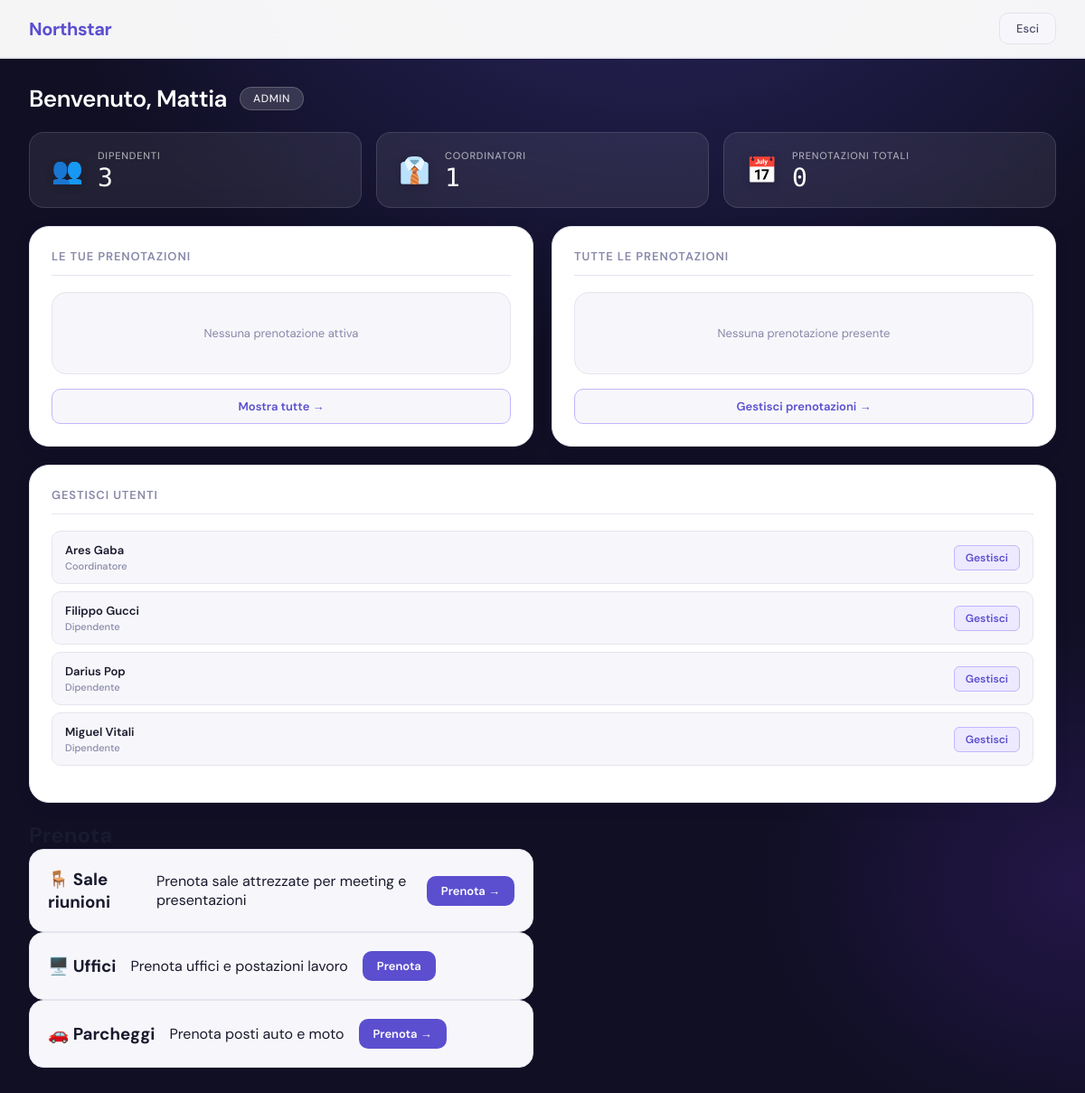
/public/admin/dashboard/index.php (signed in), run on an earlier commit of the app's database.
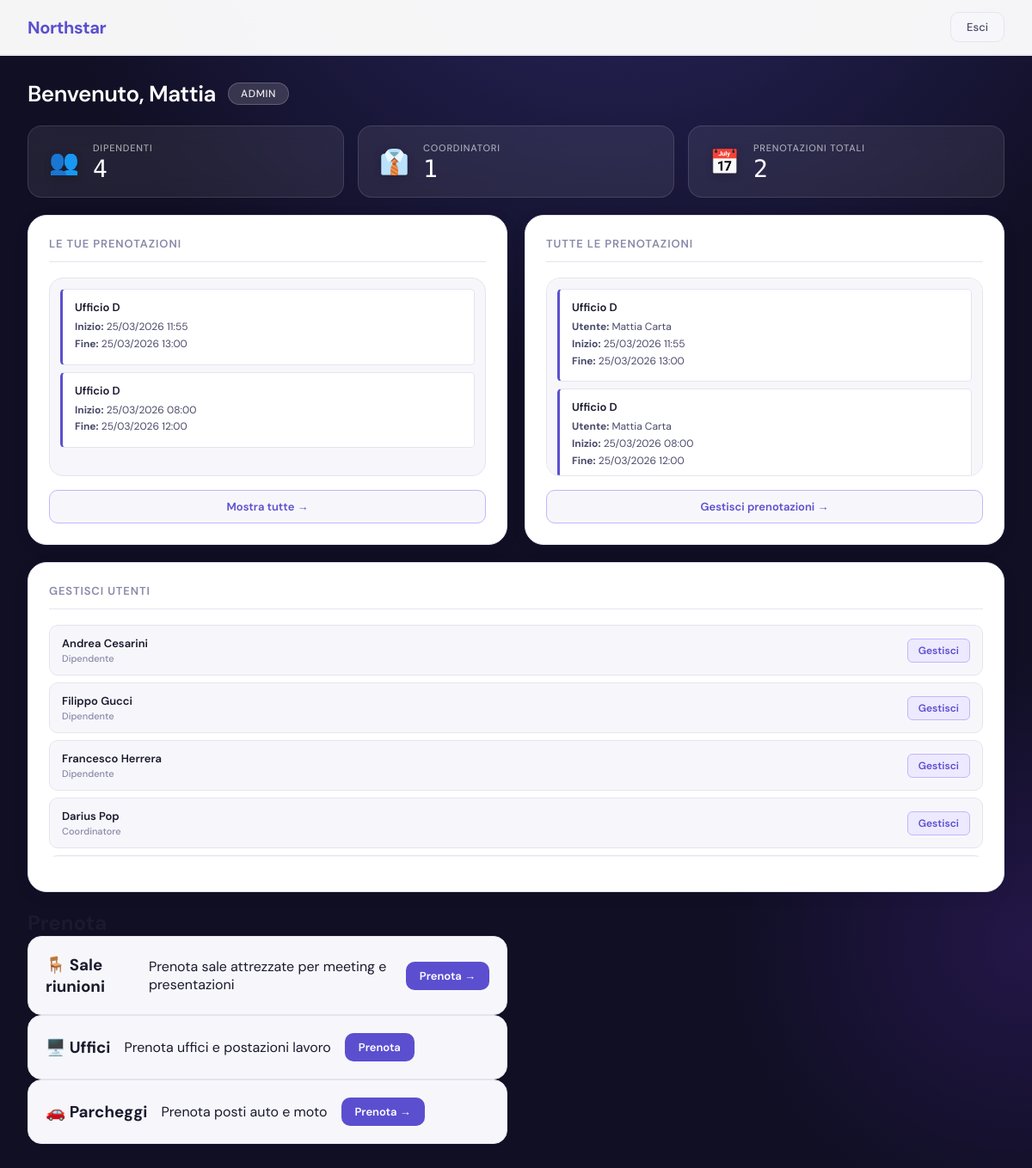
And on a later commit of the database.
### tables this page shows
CREATE TABLE `utenti` (
  `id_utente` int(11) NOT NULL,
  `nome` varchar(50) NOT NULL,
  `cognome` varchar(50) NOT NULL,
  `username` varchar(100) NOT NULL,
  `password` varchar(255) NOT NULL,
  `id_ruolo` int(11) NOT NULL,
  `id_coordinatore` int(11) DEFAULT NULL
);

CREATE TABLE `ruoli` (
  `id_ruolo` int(11) NOT NULL,
  `nome_ruolo` varchar(20) NOT NULL
);

CREATE TABLE `prenotazioni` (
  `id_prenotazione` int(11) NOT NULL,
  `id_utente` int(11) NOT NULL,
  `id_asset` int(11) NOT NULL,
  `data_inizio` datetime NOT NULL,
  `data_fine` datetime NOT NULL,
  `numero_modifiche` int(11) DEFAULT 0,
  `attiva` tinyint(1) DEFAULT 1
);

CREATE TABLE `asset` (
  `id_asset` int(11) NOT NULL,
  `codice_asset` varchar(20) NOT NULL,
  `id_tipologia` int(11) NOT NULL,
  `stato` enum('Disponibile','Occupato','Non prenotabile') DEFAULT 'Disponibile',
  `mappa` enum('Sede','Parcheggio') NOT NULL
);

### public/admin/dashboard/index.php (the view, shortened to what the changed rows need)
<?php
require_once __DIR__ . "/../../../config/config.php";
$id_utente = (int)$_SESSION['id_utente'];
$stmt = $conn->prepare(
    "SELECT u.nome, u.cognome, r.nome_ruolo AS ruolo
     FROM utenti u
     LEFT JOIN ruoli r ON u.id_ruolo = r.id_ruolo
     WHERE u.id_utente = ? LIMIT 1"
);
$stmt->bind_param("i", $id_utente);
$stmt->execute();
$userInfo = $stmt->get_result()->fetch_assoc();
$analytics = ['dipendenti' => 0, 'coordinatori' => 0, 'prenotazioni_totali' => 0];
$res = $conn->query("SELECT COUNT(*) AS c FROM utenti u JOIN ruoli r ON u.id_ruolo = r.id_ruolo WHERE r.nome_ruolo = 'Dipendente'");
if ($res) $analytics['dipendenti'] = $res->fetch_assoc()['c'];
$res = $conn->query("SELECT COUNT(*) AS c FROM utenti u JOIN ruoli r ON u.id_ruolo = r.id_ruolo WHERE r.nome_ruolo = 'Coordinatore'");
if ($res) $analytics['coordinatori'] = $res->fetch_assoc()['c'];
$res = $conn->query("SELECT COUNT(*) AS c FROM prenotazioni");
if ($res) $analytics['prenotazioni_totali'] = $res->fetch_assoc()['c'];
$userBookings = [];
$stmt = $conn->prepare(
    "SELECT p.id_prenotazione, p.data_inizio, p.data_fine, a.codice_asset
     FROM prenotazioni p
     JOIN asset a ON p.id_asset = a.id_asset
     WHERE p.id_utente = ?
     ORDER BY p.data_inizio DESC"
);
$stmt->bind_param("i", $id_utente);
$stmt->execute();
$result = $stmt->get_result();
while ($row = $result->fetch_assoc()) $userBookings[] = $row;
$allBookings = [];
$result = $conn->query(
    "SELECT p.id_prenotazione, p.data_inizio, p.data_fine,
            a.codice_asset, u.nome, u.cognome, r.nome_ruolo
     FROM prenotazioni p
     JOIN asset  a ON p.id_asset  = a.id_asset
     JOIN utenti u ON p.id_utente = u.id_utente
     JOIN ruoli  r ON u.id_ruolo  = r.id_ruolo
     ORDER BY p.data_inizio DESC"
);
if ($result) while ($row = $result->fetch_assoc()) $allBookings[] = $row;
$employees = [];
$result = $conn->query(
    "SELECT u.id_utente, u.nome, u.cognome, r.nome_ruolo AS ruolo
     FROM utenti u
     JOIN ruoli r ON u.id_ruolo = r.id_ruolo
     WHERE r.nome_ruolo IN ('Dipendente', 'Coordinatore')
     ORDER BY u.cognome, u.nome"
);
if ($result) while ($row = $result->fetch_assoc()) $employees[] = $row;
?>
<!DOCTYPE html>
<html lang="it">
<head>
    <link rel="stylesheet" href="./dashboard.css">
</head>
<body>
<header class="header">
    <div class="header-left"><h1>Northstar</h1></div>
</header>
<div class="welcome-section">
    <h2>Benvenuto, <?= htmlspecialchars($userInfo['nome']) ?></h2>
</div>
<div class="analytics-container">
    <div class="analytics-card">
        <div class="analytics-content">
            <h3>Dipendenti</h3>
            <p class="analytics-number"><?= $analytics['dipendenti'] ?></p>
        </div>
    </div>
    <div class="analytics-card">
        <div class="analytics-content">
            <h3>Prenotazioni Totali</h3>
            <p class="analytics-number"><?= $analytics['prenotazioni_totali'] ?></p>
        </div>
    </div>
</div>
<div class="dashboard-container">
    <div class="bookings-section">
        <div class="bookings-row">
            <div class="bookings-column">
                <h2>Le tue prenotazioni</h2>
                <div class="booking-list">
                    <?php if (empty($userBookings)): ?>
                        <p>Nessuna prenotazione attiva</p>
                    <?php else: ?>
                        <?php foreach (array_slice($userBookings, 0, 3) as $b): ?>
                            <div class="booking-item">
                                <h4><?= htmlspecialchars($b['codice_asset']) ?></h4>
                                <p><strong>Inizio:</strong> <?= date('d/m/Y H:i', strtotime($b['data_inizio'])) ?></p>
                                <p><strong>Fine:</strong>   <?= date('d/m/Y H:i', strtotime($b['data_fine'])) ?></p>
                            </div>
                        <?php endforeach; ?>
                    <?php endif; ?>
                </div>
            </div>
            <div class="bookings-column">
                <h2>Tutte le prenotazioni</h2>
                <div class="booking-list">
                    <?php if (empty($allBookings)): ?>
                        <p>Nessuna prenotazione presente</p>
                    <?php else: ?>
                        <?php foreach (array_slice($allBookings, 0, 4) as $b): ?>
                            <div class="booking-item">
                                <h4><?= htmlspecialchars($b['codice_asset']) ?></h4>
                                <p><strong>Utente:</strong> <?= htmlspecialchars($b['nome'] . ' ' . $b['cognome']) ?></p>
                                <p><strong>Inizio:</strong> <?= date('d/m/Y H:i', strtotime($b['data_inizio'])) ?></p>
                                <p><strong>Fine:</strong>   <?= date('d/m/Y H:i', strtotime($b['data_fine'])) ?></p>
                            </div>
                        <?php endforeach; ?>
                    <?php endif; ?>
                </div>
            </div>
            <div class="bookings-column small">
                <h2>Gestisci Utenti</h2>
                <div class="employees-list">
                    <?php if (empty($employees)): ?>
                        <p class="no-employees">Nessun dipendente presente</p>
                    <?php else: ?>
                        <?php foreach ($employees as $emp): ?>
                            <div class="employee-item">
                                <div class="employee-info">
                                    <h4><?= htmlspecialchars($emp['nome'] . ' ' . $emp['cognome']) ?></h4>
                                    <p class="employee-role"><?= htmlspecialchars($emp['ruolo']) ?></p>
                                </div>
                                <button class="employee-btn"
                                        onclick="location.href='../utenti/index.php?id=<?= $emp['id_utente'] ?>'">
                                    Gestisci
                                </button>
                            </div>
                        <?php endforeach; ?>
                    <?php endif; ?>
                </div>
            </div>
            <div class="column">
                <h2>Prenota</h2>
            </div>
        </div>
    </div>
</div>
</body>
</html>

What changed in the data, as far as the page shows it:
removed utenti: nome+cognome "Ares Gaba", id_ruolo.nome_ruolo "Coordinatore"
no longer on this page (row unchanged): utenti: nome+cognome "Miguel Vitali", id_ruolo.nome_ruolo "Dipendente"
added prenotazioni: id_asset.codice_asset "Ufficio D", data_inizio "25/03/2026 11:55", data_fine "25/03/2026 13:00", id_utente.cognome "Mattia Carta"
added prenotazioni: id_asset.codice_asset "Ufficio D", data_inizio "25/03/2026 08:00", data_fine "25/03/2026 12:00", id_utente.cognome "Mattia Carta"
added utenti: nome+cognome "Andrea Cesarini", id_ruolo.nome_ruolo "Dipendente"
added utenti: nome+cognome "Francesco Herrera", id_ruolo.nome_ruolo "Dipendente"
changed utenti "Darius Pop": id_ruolo.nome_ruolo "Dipendente" → "Coordinatore"
Also different on the page:
$analytics['dipendenti']: "3" → "4"
$analytics['prenotazioni_totali']: "0" → "2"
text no longer shown: "Nessuna prenotazione attiva Nessuna prenotazione presente"
